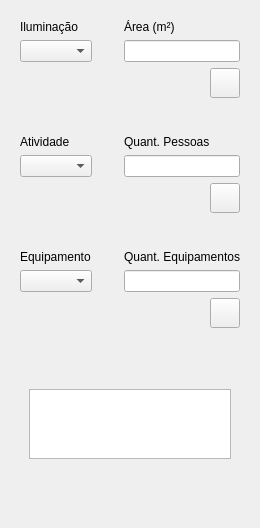
         <widget class="QWidget" name="page_5">
          <layout class="QGridLayout" name="gridLayout_6">
           <item row="0" column="0">
            <widget class="QWidget" name="widget_6" native="true">
             <layout class="QGridLayout" name="gridLayout_11">
              <item row="0" column="0">
               <layout class="QVBoxLayout" name="verticalLayout_12">
                <item>
                 <layout class="QHBoxLayout" name="horizontalLayout_6">
                  <item>
                   <layout class="QVBoxLayout" name="verticalLayout_40">
                    <item>
                     <widget class="QLabel" name="iluminacao_label">
                      <property name="text">
                       <string>Iluminação</string>
                      </property>
                     </widget>
                    </item>
                    <item>
                     <widget class="QComboBox" name="iluminacao"/>
                    </item>
                   </layout>
                  </item>
                  <item>
                   <widget class="QLabel" name="label_spc_2">
                    <property name="minimumSize">
                     <size>
                      <width>20</width>
                      <height>0</height>
                     </size>
                    </property>
                    <property name="maximumSize">
                     <size>
                      <width>20</width>
                      <height>16777215</height>
                     </size>
                    </property>
                    <property name="text">
                     <string/>
                    </property>
                   </widget>
                  </item>
                  <item>
                   <layout class="QVBoxLayout" name="verticalLayout_41">
                    <item>
                     <widget class="QLabel" name="area_ilu_label">
                      <property name="text">
                       <string>Área (m²)</string>
                      </property>
                     </widget>
                    </item>
                    <item>
                     <widget class="QLineEdit" name="area_ilu"/>
                    </item>
                   </layout>
                  </item>
                 </layout>
                </item>
                <item>
                 <layout class="QHBoxLayout" name="horizontalLayout_22">
                  <item>
                   <spacer name="horizontalSpacer_8">
                    <property name="orientation">
                     <enum>Qt::Horizontal</enum>
                    </property>
                    <property name="sizeHint" stdset="0">
                     <size>
                      <width>40</width>
                      <height>20</height>
                     </size>
                    </property>
                   </spacer>
                  </item>
                  <item>
                   <widget class="QPushButton" name="iluminacao_ok_btn_1">
                    <property name="minimumSize">
                     <size>
                      <width>30</width>
                      <height>30</height>
                     </size>
                    </property>
                    <property name="maximumSize">
                     <size>
                      <width>30</width>
                      <height>30</height>
                     </size>
                    </property>
                    <property name="text">
                     <string/>
                    </property>
                    <property name="icon">
                     <iconset>
                      <normalon>:/icon/icon/add_button.svg</normalon>
                     </iconset>
                    </property>
                    <property name="iconSize">
                     <size>
                      <width>20</width>
                      <height>20</height>
                     </size>
                    </property>
                   </widget>
                  </item>
                 </layout>
                </item>
                <item>
                 <widget class="QLabel" name="label_spc_38">
                  <property name="minimumSize">
                   <size>
                    <width>0</width>
                    <height>25</height>
                   </size>
                  </property>
                  <property name="maximumSize">
                   <size>
                    <width>16777215</width>
                    <height>25</height>
                   </size>
                  </property>
                  <property name="text">
                   <string/>
                  </property>
                 </widget>
                </item>
                <item>
                 <layout class="QHBoxLayout" name="horizontalLayout_7">
                  <item>
                   <layout class="QVBoxLayout" name="verticalLayout_42">
                    <item>
                     <widget class="QLabel" name="pessoa_atv_label">
                      <property name="text">
                       <string>Atividade</string>
                      </property>
                     </widget>
                    </item>
                    <item>
                     <widget class="QComboBox" name="pessoa_atv"/>
                    </item>
                   </layout>
                  </item>
                  <item>
                   <widget class="QLabel" name="label_spc_5">
                    <property name="minimumSize">
                     <size>
                      <width>20</width>
                      <height>0</height>
                     </size>
                    </property>
                    <property name="maximumSize">
                     <size>
                      <width>20</width>
                      <height>16777215</height>
                     </size>
                    </property>
                    <property name="text">
                     <string/>
                    </property>
                   </widget>
                  </item>
                  <item>
                   <layout class="QVBoxLayout" name="verticalLayout_43">
                    <item>
                     <widget class="QLabel" name="quantidade_pessoas_label">
                      <property name="text">
                       <string>Quant. Pessoas</string>
                      </property>
                     </widget>
                    </item>
                    <item>
                     <widget class="QLineEdit" name="quantidade_pessoas"/>
                    </item>
                   </layout>
                  </item>
                 </layout>
                </item>
                <item>
                 <layout class="QHBoxLayout" name="horizontalLayout_24">
                  <item>
                   <spacer name="horizontalSpacer_9">
                    <property name="orientation">
                     <enum>Qt::Horizontal</enum>
                    </property>
                    <property name="sizeHint" stdset="0">
                     <size>
                      <width>40</width>
                      <height>20</height>
                     </size>
                    </property>
                   </spacer>
                  </item>
                  <item>
                   <widget class="QPushButton" name="pessoa_ok_btn_1">
                    <property name="minimumSize">
                     <size>
                      <width>30</width>
                      <height>30</height>
                     </size>
                    </property>
                    <property name="maximumSize">
                     <size>
                      <width>30</width>
                      <height>30</height>
                     </size>
                    </property>
                    <property name="text">
                     <string/>
                    </property>
                    <property name="icon">
                     <iconset>
                      <normalon>:/icon/icon/add_button.svg</normalon>
                     </iconset>
                    </property>
                    <property name="iconSize">
                     <size>
                      <width>20</width>
                      <height>20</height>
                     </size>
                    </property>
                   </widget>
                  </item>
                 </layout>
                </item>
                <item>
                 <widget class="QLabel" name="label_spc_39">
                  <property name="minimumSize">
                   <size>
                    <width>0</width>
                    <height>25</height>
                   </size>
                  </property>
                  <property name="maximumSize">
                   <size>
                    <width>16777215</width>
                    <height>25</height>
                   </size>
                  </property>
                  <property name="text">
                   <string/>
                  </property>
                 </widget>
                </item>
                <item>
                 <layout class="QHBoxLayout" name="horizontalLayout_8">
                  <item>
                   <layout class="QVBoxLayout" name="verticalLayout_44">
                    <item>
                     <widget class="QLabel" name="equipamento_label">
                      <property name="text">
                       <string>Equipamento</string>
                      </property>
                     </widget>
                    </item>
                    <item>
                     <widget class="QComboBox" name="equipamento"/>
                    </item>
                   </layout>
                  </item>
                  <item>
                   <widget class="QLabel" name="label_spc_7">
                    <property name="minimumSize">
                     <size>
                      <width>20</width>
                      <height>0</height>
                     </size>
                    </property>
                    <property name="maximumSize">
                     <size>
                      <width>20</width>
                      <height>16777215</height>
                     </size>
                    </property>
                    <property name="text">
                     <string/>
                    </property>
                   </widget>
                  </item>
                  <item>
                   <layout class="QVBoxLayout" name="verticalLayout_45">
                    <item>
                     <widget class="QLabel" name="quantidade_equipamentos_label">
                      <property name="text">
                       <string>Quant. Equipamentos</string>
                      </property>
                     </widget>
                    </item>
                    <item>
                     <widget class="QLineEdit" name="quantidade_equipamentos"/>
                    </item>
                   </layout>
                  </item>
                 </layout>
                </item>
                <item>
                 <layout class="QHBoxLayout" name="horizontalLayout_25">
                  <item>
                   <spacer name="horizontalSpacer_10">
                    <property name="orientation">
                     <enum>Qt::Horizontal</enum>
                    </property>
                    <property name="sizeHint" stdset="0">
                     <size>
                      <width>40</width>
                      <height>20</height>
                     </size>
                    </property>
                   </spacer>
                  </item>
                  <item>
                   <widget class="QPushButton" name="equipamento_ok_btn_1">
                    <property name="minimumSize">
                     <size>
                      <width>30</width>
                      <height>30</height>
                     </size>
                    </property>
                    <property name="maximumSize">
                     <size>
                      <width>30</width>
                      <height>30</height>
                     </size>
                    </property>
                    <property name="text">
                     <string/>
                    </property>
                    <property name="icon">
                     <iconset>
                      <normalon>:/icon/icon/add_button.svg</normalon>
                     </iconset>
                    </property>
                    <property name="iconSize">
                     <size>
                      <width>20</width>
                      <height>20</height>
                     </size>
                    </property>
                   </widget>
                  </item>
                 </layout>
                </item>
                <item>
                 <widget class="QLabel" name="label_spc_40">
                  <property name="minimumSize">
                   <size>
                    <width>0</width>
                    <height>40</height>
                   </size>
                  </property>
                  <property name="maximumSize">
                   <size>
                    <width>16777215</width>
                    <height>40</height>
                   </size>
                  </property>
                  <property name="text">
                   <string/>
                  </property>
                 </widget>
                </item>
                <item>
                 <layout class="QHBoxLayout" name="horizontalLayout_23">
                  <item>
                   <widget class="QWidget" name="widget_13" native="true">
                    <layout class="QGridLayout" name="gridLayout_20">
                     <item row="1" column="0">
                      <widget class="QTableWidget" name="tabela_interna">
                       <property name="sizeAdjustPolicy">
                        <enum>QAbstractScrollArea::AdjustToContents</enum>
                       </property>
                       <property name="showGrid">
                        <bool>false</bool>
                       </property>
                      </widget>
                     </item>
                     <item row="2" column="0">
                      <spacer name="verticalSpacer_9">
                       <property name="orientation">
                        <enum>Qt::Vertical</enum>
                       </property>
                       <property name="sizeHint" stdset="0">
                        <size>
                         <width>20</width>
                         <height>40</height>
                        </size>
                       </property>
                      </spacer>
                     </item>
                    </layout>
                   </widget>
                  </item>
                 </layout>
                </item>
               </layout>
              </item>
             </layout>
            </widget>
           </item>
          </layout>
         </widget>
